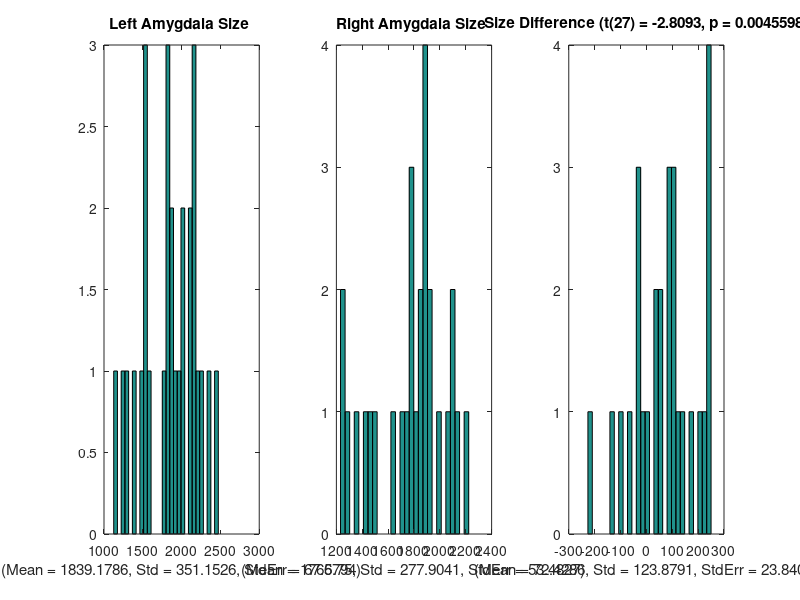

Here is the MATLAB script that generated this plot: (Note: this script raises an error after producing the figure.)
%Resampling_Kyle.m
%This is a basic script to show you the ins and outs of bootstrapping and jackknifing.
% It will show a basic t-test, then a between subjects bootstrap and
% jacknife of the same data
% than the same for a correlation model



%Here is the actual Data
left_amygdala = [1848;1571;2199;1849;1802;1982;2473;1366;1253;1125;1815;1292;1470;2158;1795;1538;1941;2235;2361;1841;1549;2091;2093;1531;2004;2145;2021;2149;];
right_amygdala = [1886;1476;2105;1886;1867;1765;2223;1356;1279;1259;1780;1232;1491;1909;1742;1764;1827;2053;2149;1727;1651;1857;1984;1409;1907;2099;1882;1904;];

%Some information
n_samples = 1000;  %This is the number of random samples for bootstrapping, make it smaller if it takes too long, bigger for nicer pics
n_subjects = 28;


%Basic old school t-test of the data
difference = left_amygdala-right_amygdala;
[significance p_value] = ttest(difference, zeros(n_subjects,1));  %Just a regular paired t-test
    t_value = tinv(p_value,n_subjects-1);  

%Plot the actual data
figure;
    subplot(1,3,1);
        hist(left_amygdala,n_subjects);
            title('Left Amygdala Size ');
            xlabel(['(Mean = ' num2str(mean(left_amygdala)) ', Std = ' num2str(std(left_amygdala)) ', StdErr = ' num2str(std(left_amygdala)/sqrt(n_subjects-1)) ')']);
    subplot(1,3,2);
        hist(right_amygdala,n_subjects);
            title('Right Amygdala Size ');
            xlabel(['(Mean = ' num2str(mean(right_amygdala)) ', Std = ' num2str(std(right_amygdala)) ', StdErr = ' num2str(std(right_amygdala)/sqrt(n_subjects-1)) ')']);
    subplot(1,3,3);
        hist(difference,n_subjects);
            title(['Size Difference (t(' num2str(n_subjects-1) ') = ' num2str(t_value) ', p = ' num2str(p_value) ')']);
            xlabel(['(Mean = ' num2str(mean(difference)) ', Std = ' num2str(std(difference)) ', StdErr = ' num2str(std(difference)/sqrt(n_subjects-1)) ')']);


%--------------------------------------------------------------
%Bootstrap Analysis
%--------------------------------------------------------------
            
%Combine data and run the bootstrap                   
both = [left_amygdala right_amygdala];
[stat ids] = bootstrp(n_samples,'mean',both);  %This is the secret
    boot_mean = mean(stat)
    boot_std_err = std(stat)  %Why is this the standard Error when it is computing the standard deviation?
    figure; hist(stat,100);
    title('Bootstrapped Means');

%Differences for each bootstrap
diff_boot = stat(:,1) - stat(:,2);
    p_boot = length(find(diff_boot < 0))/n_samples;  %Why does this compute the p-value?

%Plot them all like above
figure;
    subplot(1,3,1);
        hist(stat(:,1),100);
            title('Left Amygdala Bootstrapped Means');
            xlabel(['(Mean = ' num2str(mean(stat(:,1))) ', Std = ' num2str(std(stat(:,1))) ')']);
    subplot(1,3,2);
        hist(stat(:,2),100);
            title('Right Amygdala Bootstrapped Means');
            xlabel(['(Mean = ' num2str(mean(stat(:,2))) ', Std = ' num2str(std(stat(:,2))) ')']);    
    subplot(1,3,3);
        hist(diff_boot,100);
            title(['Bootstrapped Size Difference (p = ' num2str(p_boot) ')']);
            xlabel(['(Mean = ' num2str(mean(diff_boot)) ', Std = ' num2str(std(diff_boot)) ')']);    


            
%------------------------------------------------------------         
%Jackknife
%------------------------------------------------------------

[jstat] = jackknife('mean',both);
diff_jknife = jstat(:,1) - jstat(:,2);

%Plot them all like above
figure;
    subplot(1,3,1);
        hist(jstat(:,1),10);
            title('Left Amygdala Jackknifed Mean');
            xlabel(['(Mean = ' num2str(mean(jstat(:,1))) ', Std = ' num2str(std(jstat(:,1))) ', StdErr = ' num2str(std(jstat(:,1))*sqrt(n_subjects-1)) ')' ]);
    subplot(1,3,2);
        hist(jstat(:,2),10);
            title('Right Amygdala Jackknifed Mean');
            xlabel(['(Mean = ' num2str(mean(jstat(:,2))) ', Std = ' num2str(std(jstat(:,2))) ', StdErr = ' num2str(std(jstat(:,2))*sqrt(n_subjects-1)) ')' ]);
    subplot(1,3,3);
        hist(diff_jknife,10);
            title('Jackknifed Size Difference');
            xlabel(['(Mean = ' num2str(mean(diff_jknife)) ', Std = ' num2str(std(diff_jknife)) ', StdErr = ' num2str(std(diff_jknife)*sqrt(n_subjects-1)) ')' ]);


%-------------------------------------
%Plot them all together on one figure to compare
%-----------------------------------------
            
figure;
    subplot(3,3,1);
        hist(left_amygdala,n_subjects);
            title('Left Amygdala Size ');
            xlabel(['(Mean = ' num2str(mean(left_amygdala)) ', Std = ' num2str(std(left_amygdala)) ', StdErr = ' num2str(std(left_amygdala)/sqrt(n_subjects-1)) ')']);
    subplot(3,3,2);
        hist(right_amygdala,n_subjects);
            title('Right Amygdala Size ');
            xlabel(['(Mean = ' num2str(mean(right_amygdala)) ', Std = ' num2str(std(right_amygdala)) ', StdErr = ' num2str(std(right_amygdala)/sqrt(n_subjects-1)) ')']);
    subplot(3,3,3);
        hist(difference,n_subjects);
            title(['Size Difference (t(' num2str(n_subjects-1) ') = ' num2str(t_value) ', p = ' num2str(p_value) ')']);
            xlabel(['(Mean = ' num2str(mean(difference)) ', Std = ' num2str(std(difference)) ', StdErr = ' num2str(std(difference)/sqrt(n_subjects-1)) ')']);      
%Plot them all like above
% figure;
    subplot(3,3,4);
        hist(stat(:,1),100);
            title('Left Amygdala Bootstrapped Means');
            xlabel(['(Mean = ' num2str(mean(stat(:,1))) ', Std = ' num2str(std(stat(:,1))) ')']);
    subplot(3,3,5);
        hist(stat(:,2),100);
            title('Right Amygdala Bootstrapped Means');
            xlabel(['(Mean = ' num2str(mean(stat(:,2))) ', Std = ' num2str(std(stat(:,2))) ')']);    
    subplot(3,3,6);
        hist(diff_boot,100);
            title(['Bootstrapped Size Difference (p = ' num2str(p_boot) ')']);
            xlabel(['(Mean = ' num2str(mean(diff_boot)) ', Std = ' num2str(std(diff_boot)) ')']);          
%Plot them all like above
% figure;
   subplot(3,3,7);
        hist(jstat(:,1),10);
            title('Left Amygdala Jackknifed Mean');
            xlabel(['(Mean = ' num2str(mean(jstat(:,1))) ', Std = ' num2str(std(jstat(:,1))) ', StdErr = ' num2str(std(jstat(:,1))*sqrt(n_subjects-1)) ')' ]);
    subplot(3,3,8);
        hist(jstat(:,2),10);
            title('Right Amygdala Jackknifed Mean');
            xlabel(['(Mean = ' num2str(mean(jstat(:,2))) ', Std = ' num2str(std(jstat(:,2))) ', StdErr = ' num2str(std(jstat(:,2))*sqrt(n_subjects-1)) ')' ]);
    subplot(3,3,9);
        hist(diff_jknife,10);
            title('Jackknifed Size Difference');
            xlabel(['(Mean = ' num2str(mean(diff_jknife)) ', Std = ' num2str(std(diff_jknife)) ', StdErr = ' num2str(std(diff_jknife)*sqrt(n_subjects-1)) ')' ]);

            
            
            
%------------------------------------------------------------         
%Bootstrap Correlation
%------------------------------------------------------------


 %Plot the correlation between left and right amygdala size           
 figure; 
    subplot(2,3,1); 
    scatter(left_amygdala,right_amygdala);
        lsline;
        [r p_corr] = corr(left_amygdala,right_amygdala);
        title('Correlation between L & R Amygdala Size');
        xlabel(['(r = ' num2str(r)  ', p = ' num2str(p_corr) ')']  );
 
            
 %Bootstrap the correlations
    [cstat cids] = bootstrp(n_samples,'corr',left_amygdala,right_amygdala);  %What is different here than before?
        boot_mean = mean(cstat)
        boot_std_err = std(cstat)
        p_corr_boot = length(find(cstat<0))/n_samples;
    subplot(2,3,2); 
        hist(cstat,100);
            title(['Bootstrapped Correlations (Mean_r = ' num2str(boot_mean) ', p = ' num2str(p_corr_boot) ')']);


    %Plot each correlation line (Make this more than 10 but less than 100 or it
    %will take forever)
    n_lines = 10;
    subplot(2,3,3); hold;
        for i_sample=1:n_lines
            scatter(left_amygdala(cids(:,i_sample),1),right_amygdala(cids(:,i_sample),1));
            lsline;
        end


            
%------------------------------------------------------------         
%Jackknife Correlation
%------------------------------------------------------------

[jstat_corr] = jackknife('corr',left_amygdala,right_amygdala);
    subplot(2,3,5);
        hist(jstat_corr,n_subjects);
            title(['Jackknifed Correlations (Mean_r = ' num2str(mean(jstat_corr)) ')']);
            xlabel(['Mean_r = ' num2str(mean(jstat_corr)) ')']);
            
    subplot(2,3,6); hold
        for i_sub = 1:n_subjects
            without_left = left_amygdala;
            without_left(i_sub) = [];
            
            without_right = right_amygdala;
            without_right(i_sub) = [];
            
            scatter(without_left,without_right);
                lsline;
        end
        
        
       
